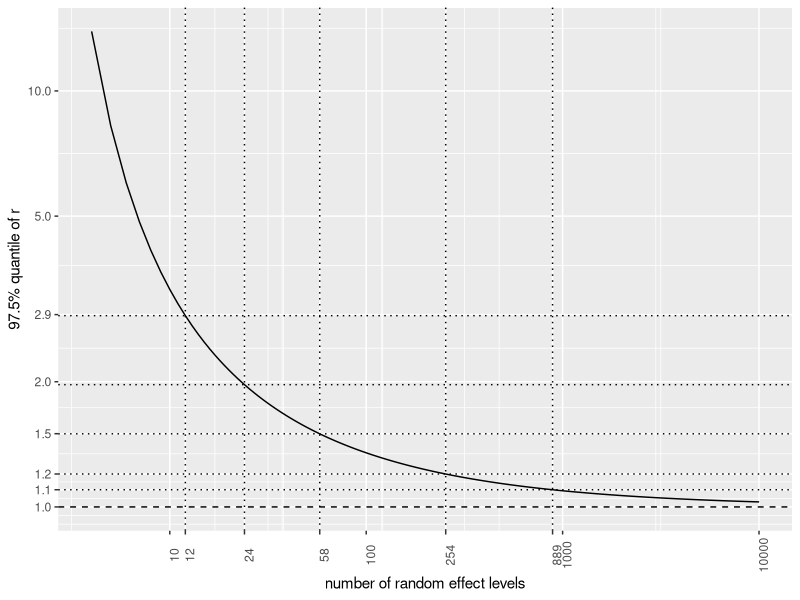

Recreate this plot in R.
## ---- chunk 1
library(tidyverse)
library(knitr)
opts_chunk$set(echo = FALSE)
set.seed(20180903)
## ---- chunk 2
expand.grid(field = 1:10, part = c("Part 1", "Part2")) %>%
  group_by(field) %>%
  mutate(fertiliser = sample(c("A", "B"))) %>%
  spread(part, fertiliser) %>%
  kable(caption = "Example design")
## ---- chunk 3
r_interval <- function(n_s = 1000, probs = 0.975) {
  quant <- (n_s - 1) / qchisq(sort(probs, decreasing = TRUE), n_s - 1)
  sprintf("%0.3f", quant)
}
## ---- chunk 4
data.frame(
  n = 4:1e4
) %>%
  mutate(
    ratio = (n - 1) / qchisq(0.025, n - 1),
    cut = cut(ratio, breaks = c(1, 1.1, 1.2, 1.5, 2, 3))
  ) -> ratios
ratios %>%
  group_by(cut) %>%
  slice(1) %>%
  filter(!is.na(cut)) -> ratio_breaks
ggplot(ratios, aes(x = n, y = ratio)) +
  geom_line() +
  geom_vline(xintercept = ratio_breaks$n, linetype = 3) +
  geom_hline(yintercept = ratio_breaks$ratio, linetype = 3) +
  geom_hline(yintercept = 1, linetype = 2) +
  scale_x_log10(
    "number of random effect levels",
    breaks = c(1, 10, 100, 1000, 10000, ratio_breaks$n)
  ) +
  scale_y_log10(
    "97.5% quantile of r",
    breaks = c(1, round(ratio_breaks$ratio, 1), 5, 10, 20, 30)
  ) +
  theme(
    axis.text.x = element_text(angle = 90)
  )
